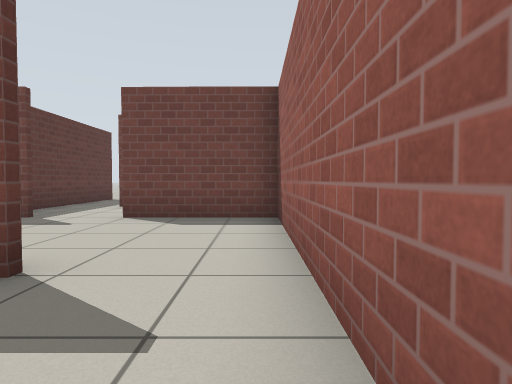
view 1 (above)

12 first-person views from a walk through a robot-simulator world made for Gazebo. The camera is 0.72 m above the floor, tilts 2° down and sees 75° across. The floor is counted in squares, 1 m on a side. Each view is taken from the middle of a square. On the plan, view 1 faces up. The plan holds only what a view shows up to about 10 squares ahead; the rest is blank. Simple patterns stand in for the simulator's built-in surfaces.

view 2
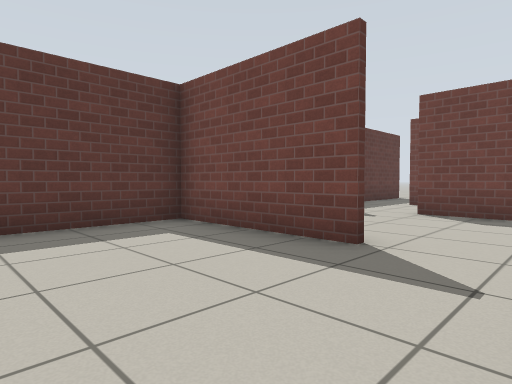

view 3
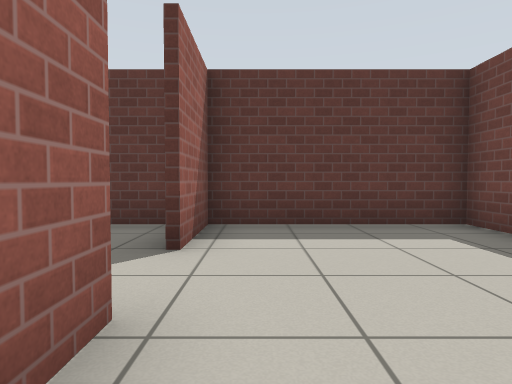

view 4
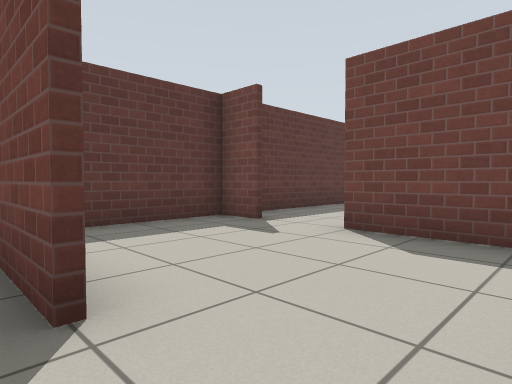

view 5
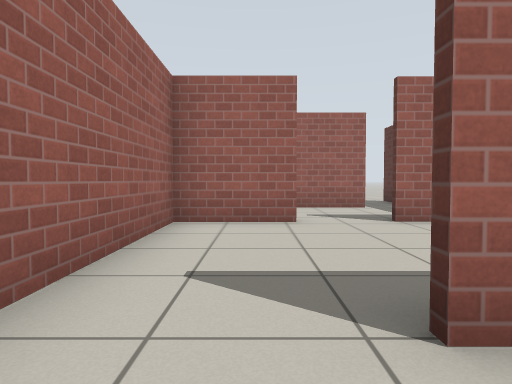

view 6
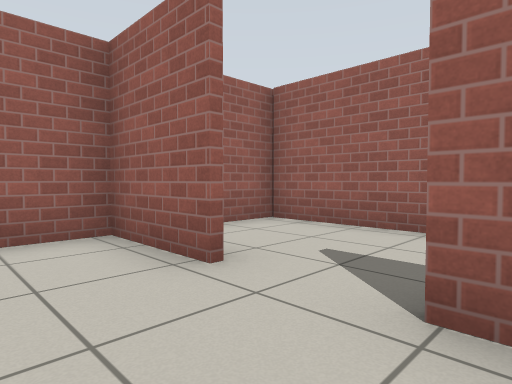

view 7
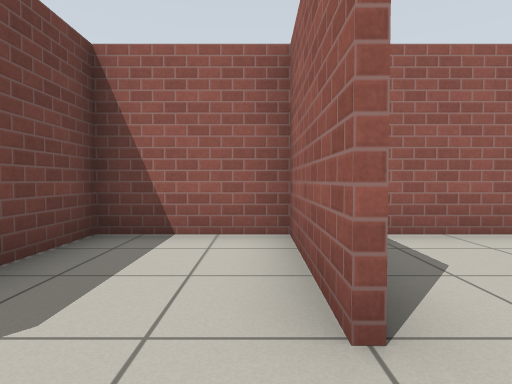

view 8
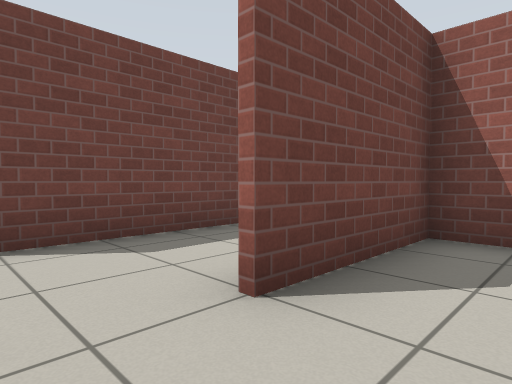

view 9
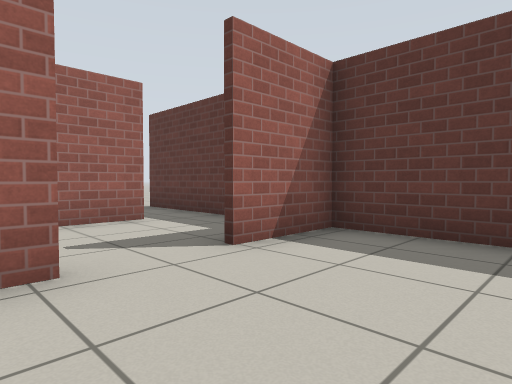

view 10
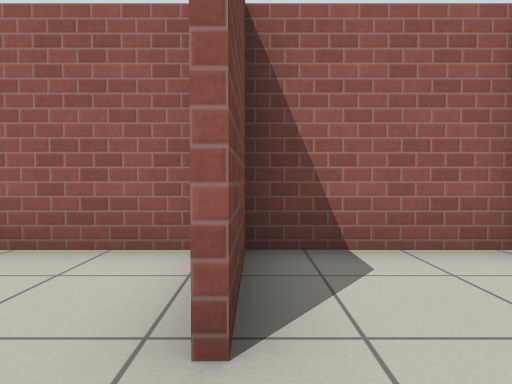

view 11
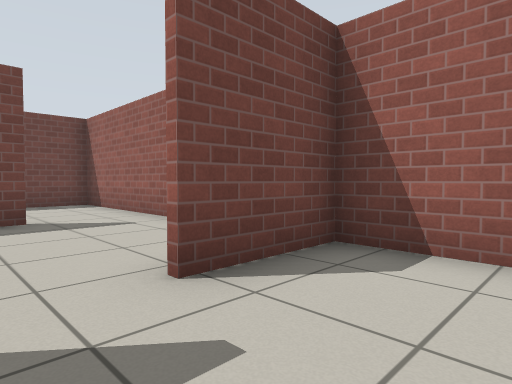

view 12
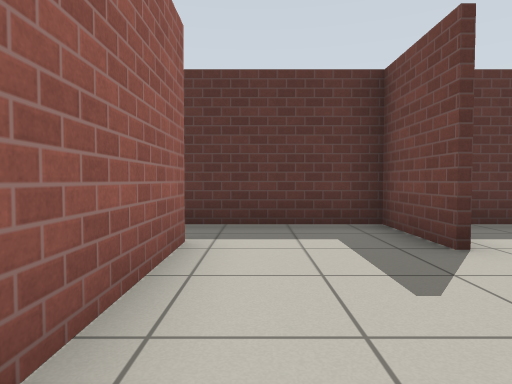

### Floor plan
Points are (right, up) in squares from view 1. A wall is a line through its corners. A room is listed if a view was taken in it or the views show most of it. See-through windows are left out.
Room 1 (views 1, 2, 3, 4, 6, 9)
walls: (-1.7, -1.7) (0.4, -1.7) (0.4, 2.5); (-1.7, 2.4) (-5.4, 2.4) (-5.4, -2.1); (-5.5, -1.7) (-3.4, -1.7)
ways out: opening at (-0.5, 2) to room 2; opening at (-2.5, -2) to room 4
Room 2 (views 5, 8)
walls: (0.4, 2.5) (0.4, 5.9); (0.4, 6.4) (-2.7, 6.4); (-4.3, 6.5) (-5.4, 6.5) (-5.4, 3.6)
ways out: opening at (-0.5, 2) to room 1; opening at (-3.5, 6) to room 3
Room 3 (view 7)
walls: (-2.7, 6.6) (0.4, 6.5); (0.4, 5.9) (0.4, 9.1) (-3.8, 9.1); (-5.4, 9.5) (-5.4, 7.6)
ways out: opening at (-3.5, 6) to room 2; opening at (-4, 9)
Room 4 (views 10, 11, 12)
walls: (-3.4, -1.9) (-5.5, -1.9); (-4, -4.8) (0.4, -4.8) (0.4, -1.9) (-1.7, -1.9); (-5.4, -2.1) (-5.4, -5.1)
ways out: opening at (-2.5, -2) to room 1; gap at (-4, -5)

Positions as (right, up) in squares from view 1, and headings:
1: (0, 0), facing up
2: (0, -1), facing up-left
3: (0, -1), facing left
4: (0, 2), facing up-left
5: (-1, 4), facing down
6: (-4, 0), facing down-right
7: (-4, 7), facing right
8: (-4, 5), facing up-right
9: (-1, 1), facing down-left
10: (-3, -2), facing right
11: (-3, -4), facing up-right
12: (0, -4), facing left
